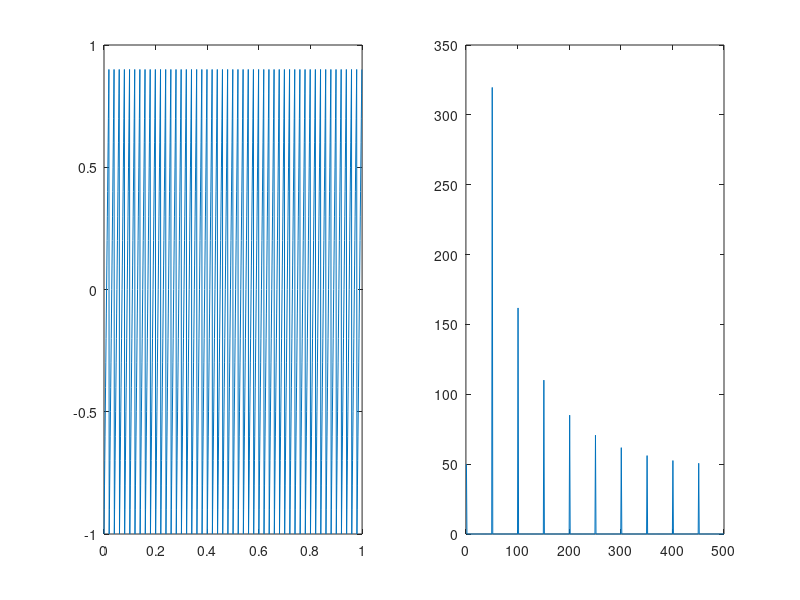

MATLAB code to generate this figure:
% genero un segnale che non ? sinusoidale, ma a "sawtooth".

T = 40*(1/40);
Fs = 1000;
dt = 1/Fs;
t = 0:dt:T-dt;
x = sawtooth(2*pi*50*t);


%Nota che lo spettro mostra molte armoniche. Le armoniche sono conseguenza 
% del fatto che il segnale non ? sinusoidale. Non so se la corrente di rete
% ? a sawtooth (o semplicemente contiene anche altre componenti che lo
% rendono non sinusoidale).

% L'aspetto chiave ? che un segnale non sinusoidale genera armoniche ad una
% FFT.

% Trovato qui https://en.wikipedia.org/wiki/Spectral_density

figure
subplot(1,2,1)
plot(t, x)

x_fft=abs(fft(x));
subplot(1,2,2)
plot(x_fft(1:length(x_fft)/2))